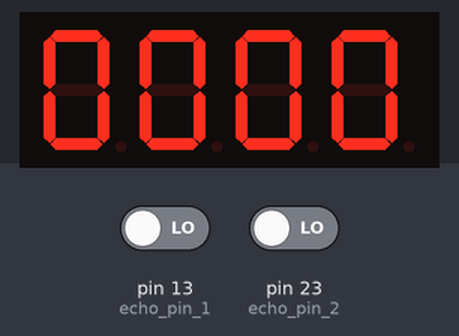
A sketch run on a simulated Arduino Mega 2560, built with avr-gcc and run on an emulated ATmega2560. On the bench: 4-digit seven-segment display. Inputs (shaded band) come from the test bench; at power-on: pin 13 (echo_pin_1) LOW, pin 23 (echo_pin_2) LOW.

Above: at 4.1 s.

The sketch:

Watchdog.ino
```cpp
#include "SevSeg.h"

// Sensors
const float min_diff = 15.0; // Minimum difference to trigger (in cm)
const unsigned long timeout = 750; // Timeout (in ms)
const unsigned long entrance_timeout = 500; // Timeout for entrance (in ms)
// First sensor
const byte trig_pin_1 = 12;
const byte echo_pin_1 = 13;
// Second sensor
const byte trig_pin_2 = 22;
const byte echo_pin_2 = 23;
// 7 Segment Display
const byte num_digits = 4; // Amount of digits
const byte digit_pins[4] = {53, 46, 45, 30}; // Pins for digits
const byte segment_pins[8] = {50, 42, 34, 38, 41, 49, 33, 37}; // Pins for segments [..., DP]
// LED
const byte green_led_pin = 20;
const byte red_led_pin = 21;

SevSeg sevseg; // 7 Segment Display
float base_distance_1;
float base_distance_2;
unsigned long previous_1 = 0;
unsigned long previous_2 = 0;
unsigned long previous_entrance = 0;
int people_inside = 0;
int people_entered = 0;

void setup() {
    Serial.begin(9600);
    sevseg.begin(COMMON_CATHODE, num_digits, digit_pins, segment_pins);
    sevseg.setBrightness(90);
    base_distance_1 = read_sensor(trig_pin_1, echo_pin_1);
    base_distance_2 = read_sensor(trig_pin_2, echo_pin_2);
}

void loop() {
    sevseg.refreshDisplay();
    float distance_1 = read_sensor(trig_pin_1, echo_pin_1);
    sevseg.refreshDisplay();
    float distance_2 = read_sensor(trig_pin_2, echo_pin_2);
    sevseg.refreshDisplay();
    float difference_1 = base_distance_1 - distance_1;
    float difference_2 = base_distance_2 - distance_2;
    bool active_1 = difference_1 >= min_diff;
    bool active_2 = difference_2 >= min_diff;
    unsigned long time = millis();
    if (time - previous_entrance <= entrance_timeout) {
        return;
    }
    if (active_1) {
        previous_1 = time;
    } else if (active_2) {
        previous_2 = time;
    }
    // Person left room
    if (active_1 && time - previous_2 <= timeout) {
        --people_inside;
        previous_2 = 0;
        previous_entrance = time;
        Serial.println("-SIG[START]");
        digitalWrite(green_led_pin, LOW);
        digitalWrite(red_led_pin, HIGH);
    }
    // Person entered room
    else if (active_2 && time - previous_1 <= timeout) {
        ++people_inside;
        ++people_entered;
        previous_1 = 0;
        previous_entrance = time;
        Serial.println("+SIG[START]");
        digitalWrite(green_led_pin, HIGH);
        digitalWrite(red_led_pin, LOW);
    }
    display(people_entered);
}

void display(int num) {
    sevseg.setNumber(num, 4);
}

// Measures the distance from something using an ultrasonic sensor.
// The return value is represented in centimeters.
float read_sensor(byte trig_pin, byte echo_pin) {
    digitalWrite(trig_pin, HIGH);
    delayMicroseconds(10);
    digitalWrite(trig_pin, LOW);
    float duration = pulseIn(echo_pin, HIGH); // µs
    return 0.017 * duration; // cm
}
```
